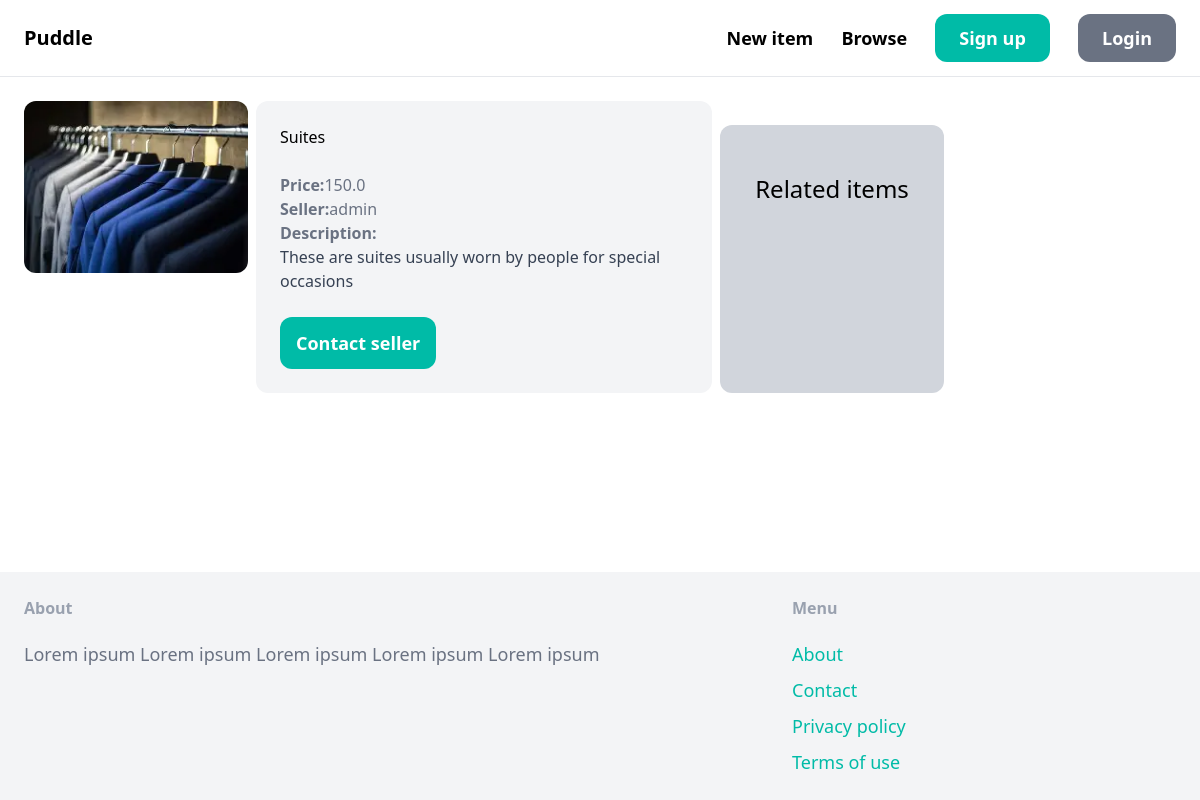
Screenshot of /item/3 with the database file from the repository.
### item/models.py (models this page shows, shortened)
class Item(models.Model):
    category = models.ForeignKey(Category,related_name='items',on_delete=models.CASCADE)
    name = models.CharField(max_length=255)
    description = models.TextField(blank=True,null=True)
    price = models.FloatField()
    image = models.ImageField(upload_to='item_images',blank=True,null=True)
    is_sold = models.BooleanField(default=False)
    created_by = models.ForeignKey(User,related_name='items',on_delete=models.CASCADE)
    created_at = models.DateTimeField(auto_now_add=True)

### item/views.py (the view)
# urls.py: path('<int:primary_key>',detail,name='detail')
def detail(req,primary_key):
    item = get_object_or_404(Item,pk=primary_key)
    related_items = Item.objects.filter(category=item.category,is_sold=False).exclude(pk=primary_key)[0:3]
    return render(req,'item/detail.html',({
        'item':item,
        'related_items':related_items
    }))

### item/templates/item/detail.html (shortened to what this page needs)
{% extends "core/base.html" %}
{% block content%}
    <div class="grid grid-cols-5 gap-2">
        <div class='col-span-1'>
            <img src="{{ item.image.url }}" class='rounded-xl'/>
        </div>
        <div class='col-span-2 p-6 bg-gray-100 rounded-xl'>
            <h1 class='mb-6 text-3x'>{{item.name}}</h1>
            <p class='text-gray-500'><strong>Price:</strong>{{item.price}}</p>
            <p class='text-gray-500'><strong>Seller:</strong>{{item.created_by.username}}</p>
            {% if item.description %}
                <p class='text-gray-700'>
                    <strong class='text-gray-500'>Description:</strong> <br>
                    {{item.description}}
                </p>
            {% endif %}
            <a href='#' class='inline-block mt-6 px-4 py-3 text-lg font-semibold bg-teal-500 hover:bg-teal-700 text-white rounded-xl'>Contact seller</a>
        </div>
        <div class="mt-6 px-6 py-12 bg-gray-300 rounded-xl">
            <h2 class="mb-12 text-2xl text-center">Related items</h2>
        </div>
    </div>
{% endblock %}

### rows the page displays
Item: image (picture), name "Suites", price "150.0", created_by.username "admin", description "These are suites usually worn by people for special occasions"
